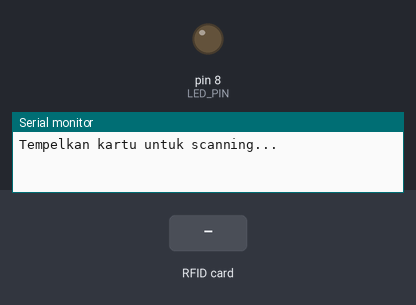
Bench run of a sketch on a simulated Arduino Uno, built with avr-gcc and run on an emulated ATmega328P. Parts: output pins drawn as LEDs (lit = HIGH), the last lines printed to the serial monitor. Dashed ring = blinking. The test bench sets the inputs (shaded band). Pins used as bus, display or sensor lines are not drawn.

Above: at 1.2 s.
1.3 s: RFID card C7 77 43 3F held to the reader
At 1.43 s:
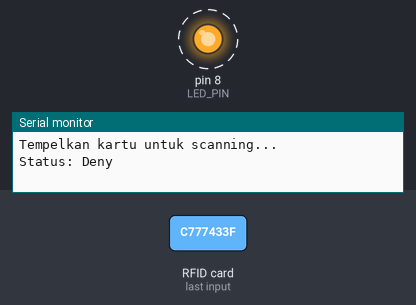
4.3 s: RFID card 5E 7A 19 C4 held to the reader
Timing chart, 0 to 7.3 s (numbered marks = the images above; inputs shaded):
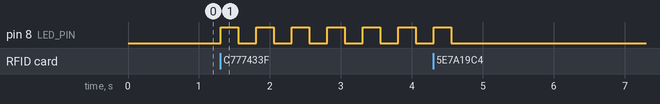

The sketch:

BacaTagDenganLEDBlink_allow_deny.ino
```cpp
#include <SPI.h>
#include <MFRC522.h>

#define SS_PIN 10
#define RST_PIN 9
#define LED_PIN 8

MFRC522 mfrc522(SS_PIN, RST_PIN);

// Gantilah UID_TAG dan UID_KTP dengan UID sebenarnya dari tag RFID dan KTP Anda
byte UID_TAG[4] = {0xC7, 0x77, 0x43, 0x3F}; // Gantilah dengan UID Tag RFID Anda
byte UID_KTP[7] = {0x4, 0x4A, 0x62, 0xE2, 0x2B, 0x77, 0x80}; // Gantilah dengan UID KTP Anda

void setup() {
  Serial.begin(9600);
  SPI.begin();
  mfrc522.PCD_Init();
  pinMode(LED_PIN, OUTPUT);
  Serial.println("Tempelkan kartu untuk scanning...");
}

void loop() {
  if (!mfrc522.PICC_IsNewCardPresent() || !mfrc522.PICC_ReadCardSerial()) {
    return;
  }

  // Membaca UID kartu yang dipindai
  if (isSameUID(UID_TAG, mfrc522.uid.uidByte)) {
    Serial.println("Status: Deny");
    blinkLED(3000);  // Blink LED selama 3 detik
  }
  else if (isSameUID(UID_KTP, mfrc522.uid.uidByte)) {
    Serial.println("Status: Allow");
    solidLED(3000);  // Nyalakan LED solid selama 3 detik
  } else {
    Serial.println("Kartu tidak dikenal");
  }

  mfrc522.PICC_HaltA();
}

// Fungsi untuk membandingkan dua UID
bool isSameUID(byte *uid1, byte *uid2) {
  for (byte i = 0; i < mfrc522.uid.size; i++) {
    if (uid1[i] != uid2[i]) {
      return false;
    }
  }
  return true;
}

// Fungsi untuk LED berkedip
void blinkLED(int duration) {
  unsigned long start = millis();
  while (millis() - start < duration) {
    digitalWrite(LED_PIN, HIGH);
    delay(250);
    digitalWrite(LED_PIN, LOW);
    delay(250);
  }
}

// Fungsi untuk LED menyala terus
void solidLED(int duration) {
  digitalWrite(LED_PIN, HIGH);
  delay(duration);
  digitalWrite(LED_PIN, LOW);
}
```

Measured:
- after the input at 1.3 s, pin 8 (LED_PIN): alternates HIGH for 0.25 s and LOW for 0.25 s, starting at once
